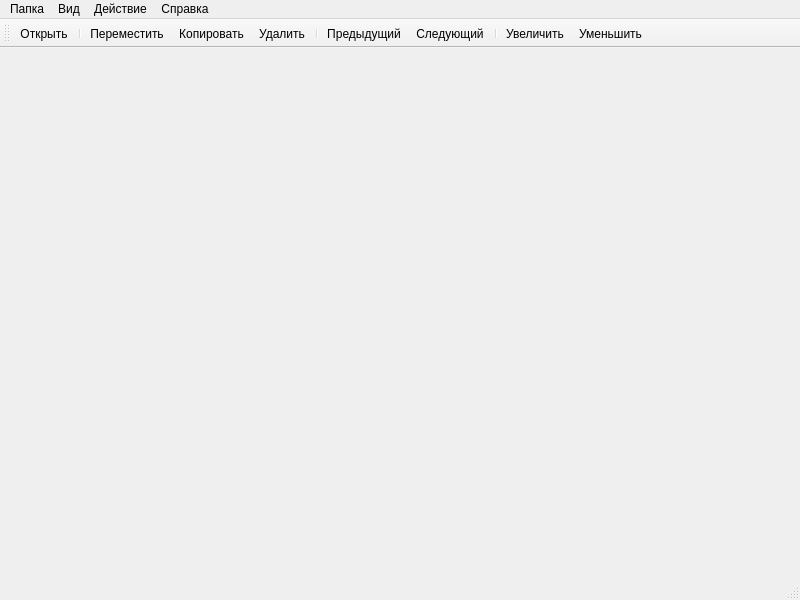
<?xml version="1.0" encoding="UTF-8"?>
<ui version="4.0">
 <class>MainWindow</class>
 <widget class="QMainWindow" name="MainWindow">
  <property name="windowModality">
   <enum>Qt::NonModal</enum>
  </property>
  <property name="geometry">
   <rect>
    <x>0</x>
    <y>0</y>
    <width>800</width>
    <height>600</height>
   </rect>
  </property>
  <property name="windowTitle">
   <string>ImageViewer</string>
  </property>
  <property name="windowIcon">
   <iconset>
    <normaloff>:/images/images/Picture-Viewer-icon.ico</normaloff>:/images/images/Picture-Viewer-icon.ico</iconset>
  </property>
  <property name="styleSheet">
   <string notr="true"/>
  </property>
  <widget class="QWidget" name="centralWidget"/>
  <widget class="QMenuBar" name="menuBar">
   <property name="geometry">
    <rect>
     <x>0</x>
     <y>0</y>
     <width>800</width>
     <height>21</height>
    </rect>
   </property>
   <widget class="QMenu" name="menu">
    <property name="title">
     <string>Папка</string>
    </property>
    <widget class="QMenu" name="menu_4">
     <property name="title">
      <string>Недавние папки</string>
     </property>
     <addaction name="action_empty"/>
     <addaction name="separator"/>
     <addaction name="action_clear_recent_list"/>
    </widget>
    <addaction name="action_open"/>
    <addaction name="separator"/>
    <addaction name="menu_4"/>
    <addaction name="separator"/>
    <addaction name="action_close"/>
    <addaction name="action_exit"/>
   </widget>
   <widget class="QMenu" name="menu_2">
    <property name="title">
     <string>Действие</string>
    </property>
    <addaction name="action_mark"/>
    <addaction name="separator"/>
    <addaction name="action_move"/>
    <addaction name="action_copy"/>
    <addaction name="action_remove"/>
   </widget>
   <widget class="QMenu" name="menu_3">
    <property name="title">
     <string>Справка</string>
    </property>
    <addaction name="action_about"/>
   </widget>
   <widget class="QMenu" name="menu_5">
    <property name="title">
     <string>Вид</string>
    </property>
    <addaction name="action_zoom_in"/>
    <addaction name="action_zoom_out"/>
    <addaction name="separator"/>
    <addaction name="action_fit_to_screen"/>
   </widget>
   <addaction name="menu"/>
   <addaction name="menu_5"/>
   <addaction name="menu_2"/>
   <addaction name="menu_3"/>
  </widget>
  <widget class="QToolBar" name="mainToolBar">
   <attribute name="toolBarArea">
    <enum>TopToolBarArea</enum>
   </attribute>
   <attribute name="toolBarBreak">
    <bool>false</bool>
   </attribute>
   <addaction name="action_open"/>
   <addaction name="separator"/>
   <addaction name="action_move"/>
   <addaction name="action_copy"/>
   <addaction name="action_remove"/>
   <addaction name="separator"/>
   <addaction name="action_prev"/>
   <addaction name="action_next"/>
   <addaction name="separator"/>
   <addaction name="action_zoom_in"/>
   <addaction name="action_zoom_out"/>
  </widget>
  <widget class="QStatusBar" name="statusBar"/>
  <action name="action_open">
   <property name="icon">
    <iconset>
     <normaloff>:/images/images/Open_24x24.png</normaloff>:/images/images/Open_24x24.png</iconset>
   </property>
   <property name="text">
    <string>Открыть...</string>
   </property>
  </action>
  <action name="action_empty">
   <property name="text">
    <string>(пусто)</string>
   </property>
  </action>
  <action name="action_clear_recent_list">
   <property name="text">
    <string>Отчистить</string>
   </property>
  </action>
  <action name="action_close">
   <property name="text">
    <string>Закрыть</string>
   </property>
  </action>
  <action name="action_exit">
   <property name="text">
    <string>Выход</string>
   </property>
   <property name="shortcut">
    <string>Ctrl+Q</string>
   </property>
  </action>
  <action name="action_mark">
   <property name="text">
    <string>Отметить</string>
   </property>
   <property name="shortcut">
    <string>Space</string>
   </property>
  </action>
  <action name="action_move">
   <property name="icon">
    <iconset>
     <normaloff>:/images/images/Cut_24x24.png</normaloff>:/images/images/Cut_24x24.png</iconset>
   </property>
   <property name="text">
    <string>Переместить</string>
   </property>
   <property name="shortcut">
    <string>Ctrl+X</string>
   </property>
  </action>
  <action name="action_copy">
   <property name="icon">
    <iconset>
     <normaloff>:/images/images/Copy_24x24.png</normaloff>:/images/images/Copy_24x24.png</iconset>
   </property>
   <property name="text">
    <string>Копировать</string>
   </property>
   <property name="shortcut">
    <string>Ctrl+C</string>
   </property>
  </action>
  <action name="action_remove">
   <property name="icon">
    <iconset>
     <normaloff>:/images/images/Remove_24x24.png</normaloff>:/images/images/Remove_24x24.png</iconset>
   </property>
   <property name="text">
    <string>Удалить</string>
   </property>
   <property name="shortcut">
    <string>Del</string>
   </property>
  </action>
  <action name="action_about">
   <property name="text">
    <string>О программе...</string>
   </property>
  </action>
  <action name="action_next">
   <property name="icon">
    <iconset>
     <normaloff>:/images/images/Next_24x24.png</normaloff>:/images/images/Next_24x24.png</iconset>
   </property>
   <property name="text">
    <string>Следующий</string>
   </property>
   <property name="shortcut">
    <string>Right</string>
   </property>
  </action>
  <action name="action_prev">
   <property name="icon">
    <iconset>
     <normaloff>:/images/images/Previous_24x24.png</normaloff>:/images/images/Previous_24x24.png</iconset>
   </property>
   <property name="text">
    <string>Предыдущий</string>
   </property>
   <property name="toolTip">
    <string>Предыдущий</string>
   </property>
   <property name="shortcut">
    <string>Left</string>
   </property>
  </action>
  <action name="action_zoom_in">
   <property name="icon">
    <iconset>
     <normaloff>:/images/images/Zoom In_24x24.png</normaloff>:/images/images/Zoom In_24x24.png</iconset>
   </property>
   <property name="text">
    <string>Увеличить</string>
   </property>
   <property name="shortcut">
    <string>Ctrl++</string>
   </property>
  </action>
  <action name="action_zoom_out">
   <property name="icon">
    <iconset>
     <normaloff>:/images/images/Zoom Out_24x24.png</normaloff>:/images/images/Zoom Out_24x24.png</iconset>
   </property>
   <property name="text">
    <string>Уменьшить</string>
   </property>
   <property name="shortcut">
    <string>Ctrl+-</string>
   </property>
  </action>
  <action name="action_fit_to_screen">
   <property name="checkable">
    <bool>true</bool>
   </property>
   <property name="text">
    <string>Растянуть</string>
   </property>
  </action>
 </widget>
 <layoutdefault spacing="6" margin="11"/>
 <resources/>
 <connections>
  <connection>
   <sender>action_exit</sender>
   <signal>triggered()</signal>
   <receiver>MainWindow</receiver>
   <slot>close()</slot>
   <hints>
    <hint type="sourcelabel">
     <x>-1</x>
     <y>-1</y>
    </hint>
    <hint type="destinationlabel">
     <x>399</x>
     <y>299</y>
    </hint>
   </hints>
  </connection>
 </connections>
</ui>
